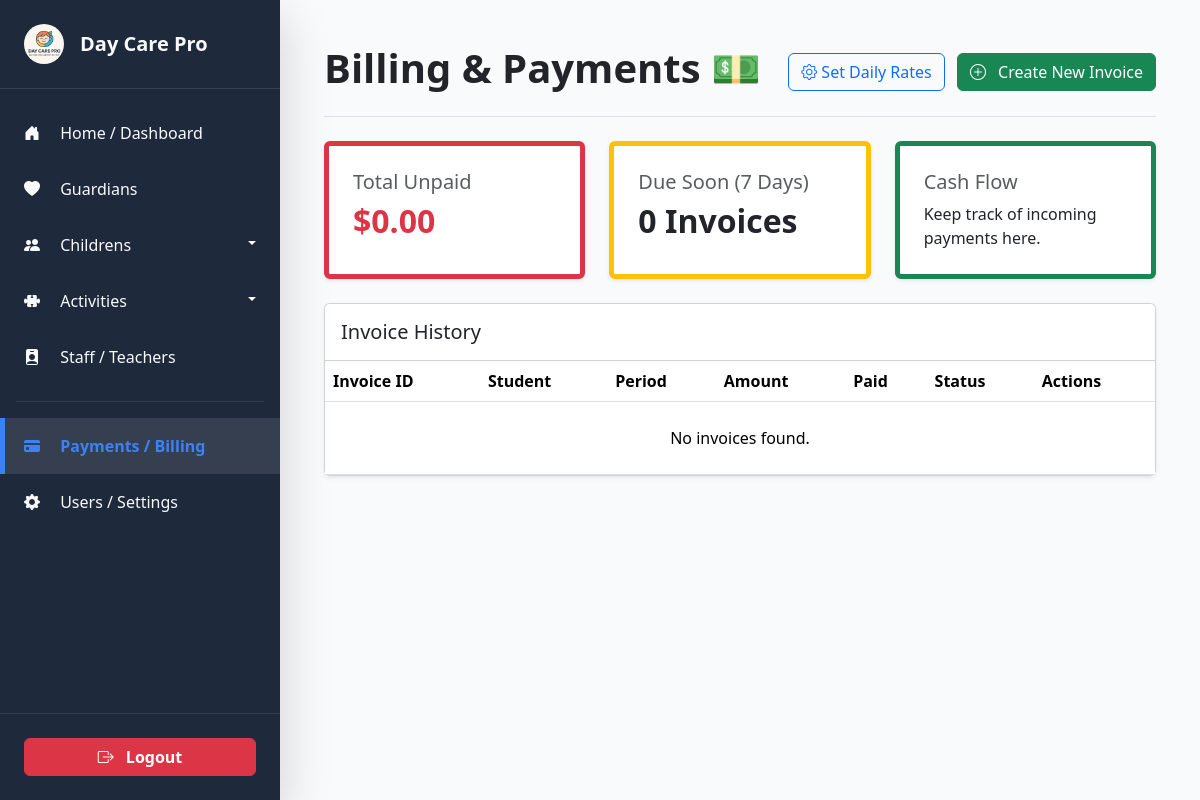
Page /billing/view/ (signed in) on the earlier database version.
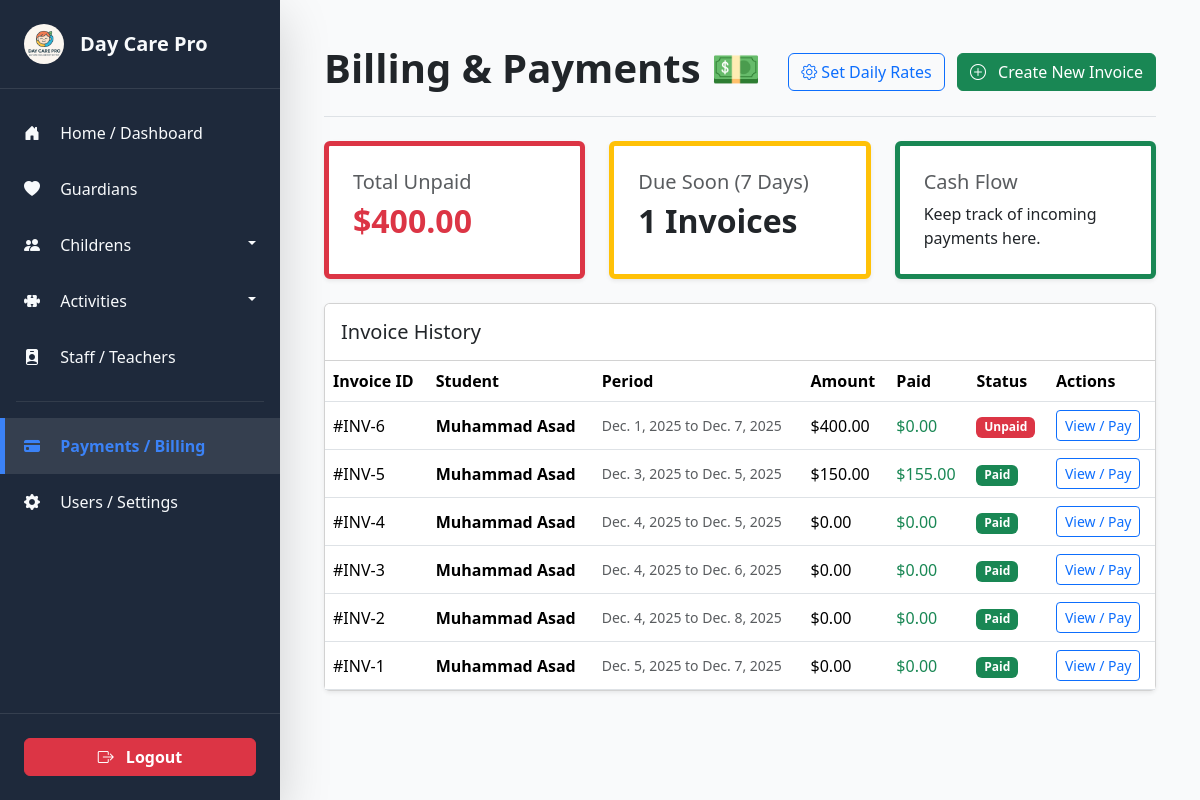
Same page on the later database version.
### billings/models.py (models this page shows, shortened)
class Invoice(models.Model):
    STATUS_CHOICES = [
        ('UNPAID', 'Unpaid'),
        ('PARTIAL', 'Partially Paid'),
        ('PAID', 'Paid'),
    ]
    child = models.ForeignKey(Child, on_delete=models.CASCADE, related_name='invoices')
    created_at = models.DateTimeField(auto_now_add=True)
    due_date = models.DateField()
    period_start = models.DateField(help_text="Billing period start")
    period_end = models.DateField(help_text="Billing period end")
    total_days_present = models.IntegerField(default=0)
    daily_rate_applied = models.DecimalField(max_digits=6, decimal_places=2)
    base_amount = models.DecimalField(max_digits=10, decimal_places=2, help_text="Days * Rate")
    adjustment_amount = models.DecimalField(max_digits=10, decimal_places=2, default=0.00, help_text="Positive for extra charge, Negative for discount")
    adjustment_reason = models.CharField(max_length=255, blank=True, null=True)
    total_amount = models.DecimalField(max_digits=10, decimal_places=2)
    amount_paid = models.DecimalField(max_digits=10, decimal_places=2, default=0.00)
    status = models.CharField(max_length=10, choices=STATUS_CHOICES, default='UNPAID')

### children/models.py (models this page shows, shortened)
class Child(models.Model):
    GENDER_CHOICES = [
        ('Male', 'Male'),
        ('Female', 'Female'),
        ('Other', 'Other'),
    ]
    CLASS_CHOICES = [
        ('Infants', 'Infants'),
        ('Toddlers', 'Toddlers'),
        ('Pre-K', 'Pre-K'),
    ]
    STATUS_CHOICES = [
        ('Active', 'Active'),
        ('Pending', 'Pending'),
        ('Left', 'Left'),
    ]
    default_daily_rate = models.DecimalField(max_digits=6, decimal_places=2, default=0.00, help_text="Standard daily charge for this student")
    guardian = models.ForeignKey(Guardian, on_delete=models.CASCADE, related_name='children')
    full_name = models.CharField(max_length=100)
    dob = models.DateField(verbose_name="Date of Birth")
    gender = models.CharField(max_length=10, choices=GENDER_CHOICES)
    enrollment_class = models.CharField(max_length=20, choices=CLASS_CHOICES)
    start_date = models.DateField(default=timezone.now)
    photo = models.ImageField(upload_to='children/', blank=True, null=True)
    status = models.CharField(max_length=10, choices=STATUS_CHOICES, default='Active')

### billings/views.py (the view)
# urls.py: path('view/', views.billing_view, name='billing_view'),
@login_required
def billing_view(request):
    invoices = Invoice.objects.all().order_by('-created_at')
    total_unpaid = invoices.filter(~Q(status='PAID')).aggregate(
        total=Sum('total_amount') - Sum('amount_paid')
    )['total'] or 0
    due_soon = invoices.filter(
        status='UNPAID',
        due_date__lte=timezone.now().date() + timedelta(days=7)
    ).count()
    context = {
        'invoices': invoices,
        'total_unpaid': total_unpaid,
        'due_soon': due_soon,
        'children': Child.objects.filter(status='Active') # For the create dropdown
    }
    return render(request, 'billings/billing_view.html', context)

### templates/billings/billing_view.html (shortened to what this page needs)
{% extends "base.html" %}
{% load static %}
{% block content %}
<div class="container-fluid py-4">
    <div class="d-flex justify-content-between align-items-center mb-4 border-bottom pb-3">
        <h1 class="fw-bold">Billing & Payments 💵</h1>
        <div>
            <button class="btn btn-outline-primary me-2" data-bs-toggle="modal" data-bs-target="#ratesModal">
                <i class="bi bi-gear"></i> Set Daily Rates
            </button>
            <button class="btn btn-success" data-bs-toggle="modal" data-bs-target="#generateModal">
                <i class="bi bi-plus-circle me-2"></i> Create New Invoice
            </button>
        </div>
    </div>
    <div class="row g-4 mb-4">
        <div class="col-lg-4">
            <div class="card shadow-sm p-4 h-100 border-start border-5 border-danger">
                <h5 class="card-title text-muted">Total Unpaid</h5>
                <h2 class="text-danger fw-bold">${{ total_unpaid|floatformat:2 }}</h2>
            </div>
        </div>
        <div class="col-lg-4">
            <div class="card shadow-sm p-4 h-100 border-start border-5 border-warning">
                <h5 class="card-title text-muted">Due Soon (7 Days)</h5>
                <h2 class="text-dark fw-bold">{{ due_soon }} Invoices</h2>
            </div>
        </div>
        <div class="col-lg-4">
            <div class="card shadow-sm p-4 h-100 border-start border-5 border-success">
                <h5 class="card-title text-muted">Cash Flow</h5>
                <p class="mb-0">Keep track of incoming payments here.</p>
            </div>
        </div>
    </div>
    <div class="card shadow-sm">
        <div class="card-header bg-white py-3">
            <h5 class="mb-0">Invoice History</h5>
        </div>
        <div class="table-responsive">
            <table class="table table-hover align-middle mb-0">
                <thead class="bg-light">
                    <tr>
                        <th>Invoice ID</th>
                        <th>Student</th>
                        <th>Period</th>
                        <th>Amount</th>
                        <th>Paid</th>
                        <th>Status</th>
                        <th>Actions</th>
                    </tr>
                </thead>
                <tbody>
                    {% for inv in invoices %}
                    <tr>
                        <td>#INV-{{ inv.id }}</td>
                        <td class="fw-bold">{{ inv.child.full_name }}</td>
                        <td class="small text-muted">{{ inv.period_start }} to {{ inv.period_end }}</td>
                        <td>${{ inv.total_amount }}</td>
                        <td class="text-success">${{ inv.amount_paid }}</td>
                        <td>
                            {% if inv.status == 'PAID' %}
                                <span class="badge bg-success">Paid</span>
                            {% elif inv.status == 'PARTIAL' %}
                                <span class="badge bg-warning text-dark">Partial</span>
                            {% else %}
                                <span class="badge bg-danger">Unpaid</span>
                            {% endif %}
                        </td>
                        <td>
                            <button class="btn btn-sm btn-outline-primary" onclick="openInvoiceModal({{ inv.id }})">
                                View / Pay
                            </button>
                        </td>
                    </tr>
                    {% empty %}
                    <tr><td colspan="7" class="text-center py-4">No invoices found.</td></tr>
                    {% endfor %}
                </tbody>
            </table>
        </div>
    </div>
</div>
{% endblock %}

### templates/base.html (shortened to what this page needs)
{% load static %}
<!DOCTYPE html>
<html lang="en">
<head>
    <link href="https://cdn.jsdelivr.net/npm/bootstrap@5.3.3/dist/css/bootstrap.min.css" rel="stylesheet">
    <link rel="stylesheet" href="https://cdn.jsdelivr.net/npm/bootstrap-icons@1.11.1/font/bootstrap-icons.css">
</head>
<body>
    <div class="d-flex">
        <div class="sidebar shadow-lg">
            <div class="sidebar-brand">
                <img src="{% static 'images/daycare_logo.png' %}" alt="Logo" class="me-3" style="width: 40px; height: 40px; border-radius: 50%;">
                <h5 class="m-0 fw-bold">Day Care Pro</h5>
            </div>
            <ul class="nav flex-column mt-3 flex-grow-1">
                <li class="nav-item">
                    {% url 'dashboard:index' as dashboard_url %}
                    <a class="nav-link {% if request.path == dashboard_url %}active{% endif %}" href="{{ dashboard_url }}">
                        <i class="bi bi-house-door-fill me-3"></i> Home / Dashboard
                    </a>
                </li>
                <li class="nav-item">
                    {% url 'guardians:guardian_list' as guardians_url %}
                    <a class="nav-link {% if request.path|slice:":10" == '/guardians' %}active{% endif %}" href="{{ guardians_url }}">
                        <i class="bi bi-heart-fill me-3"></i> Guardians
                    </a>
                </li>
                <li class="nav-item">
                    <a class="nav-link dropdown-toggle {% if request.path|slice:":9" == '/children' %}active{% endif %}"
                       href="#"
                       data-bs-toggle="collapse"
                       data-bs-target="#children-submenu"
                       aria-expanded="{% if request.path|slice:":9" == '/children' %}true{% else %}false{% endif %}">
                        <i class="bi bi-people-fill me-3"></i> Childrens
                    </a>
                                {% url 'children:all_students' as all_students_url %}
                                {% url 'children:admission_form' as admission_url %}
                                {% url 'attendance:daily_tracker' as attendance_url %}
                </li>
                <li class="nav-item">
                    <a class="nav-link dropdown-toggle {% if request.path|slice:":11" == '/activities' %}active{% endif %}"
                       href="#"
                       data-bs-toggle="collapse"
                       data-bs-target="#activities-submenu"
                       aria-expanded="{% if request.path|slice:":11" == '/activities' %}true{% else %}false{% endif %}">
                        <i class="bi bi-puzzle-fill me-3"></i> Activities
                    </a>
                                {% url 'activities:schedule_list' as schedule_url %}
                </li>
                <li class="nav-item">
                    <a class="nav-link {% if request.path|slice:":6" == '/staff' %}active{% endif %}" href="{% url 'staff:staff_list' %}">
                        <i class="bi bi-person-badge-fill me-3"></i> Staff / Teachers
                    </a>
                </li>
                <hr class="text-secondary mx-3">
                <li class="nav-item">
                    {% url 'billings:billing_view' as billing_url %}
                    <a class="nav-link {% if request.path|slice:":8" == '/billing' %}active{% endif %}" href="{{ billing_url }}">
                        <i class="bi bi-credit-card-fill me-3"></i> Payments / Billing
                    </a>
                </li>
                <li class="nav-item">
                    {% url 'users:users_list' as user_list %}
                    <a class="nav-link {% if request.path == user_list %}active{% endif %}" href="{{ user_list }}">
                        <i class="bi bi-gear-fill me-3"></i> Users / Settings
                    </a>
                </li>
            </ul>
            <div class="sidebar-footer">
                {% url 'users:user_logout' as logout_url %}
                <a href="{{ logout_url }}" class="btn btn-logout-custom w-100 fw-semibold">
                    <i class="bi bi-box-arrow-right me-2"></i> Logout
                </a>
            </div>
        </div>
        <div class="main-content flex-grow-1">
            <div class="container-fluid">
                {% block content %}{% endblock %}
            </div>
        </div>
    </div>
</body>
</html>

### templates/base.html (style rules this page uses)
:root { --sidebar-width: 280px; --sidebar-bg: #1e293b; --sidebar-color: #f8fafc; --primary-color: #3b82f6; --danger-color: #dc3545; }
.sidebar { width: var(--sidebar-width); background-color: var(--sidebar-bg); color: var(--sidebar-color); position: fixed; top: 0; left: 0; height: 100vh; padding: 0; z-index: 1030; display: flex; flex-direction: column; }
.sidebar .nav-link { color: var(--sidebar-color); padding: 1rem 1.5rem; transition: background-color 0.2s, color 0.2s; }
.sidebar .nav-link:hover, .sidebar .nav-link.active { background-color: rgba(255, 255, 255, 0.1); color: var(--primary-color); border-left: 5px solid var(--primary-color); padding-left: calc(1.5rem - 5px); }
.sidebar .nav-link.active { font-weight: bold; }
.sidebar .dropdown-toggle::after { float: right; margin-top: 0.5em; }
.sidebar-brand { padding: 1.5rem; display: flex; align-items: center; border-bottom: 1px solid rgba(255, 255, 255, 0.1); }
.sidebar-footer { margin-top: auto; padding: 1.5rem; border-top: 1px solid rgba(255, 255, 255, 0.1); }
.btn-logout-custom { background-color: var(--danger-color); border-color: var(--danger-color); color: white; transition: background-color 0.2s; }
.main-content { margin-left: var(--sidebar-width); padding: 20px; min-height: 100vh; background-color: #f9fafb; }

Differences in the rows shown:
added Invoice: id "6", child.full_name "Muhammad Asad", period_start "Dec. 1, 2025", period_end "Dec. 7, 2025", total_amount "400.00", amount_paid "0.00", status "Unpaid"
added Invoice: id "5", child.full_name "Muhammad Asad", period_start "Dec. 3, 2025", period_end "Dec. 5, 2025", total_amount "150.00", amount_paid "155.00", status "Paid"
added Invoice: id "4", child.full_name "Muhammad Asad", period_start "Dec. 4, 2025", period_end "Dec. 5, 2025", total_amount "0.00", amount_paid "0.00", status "Paid"
added Invoice: id "3", child.full_name "Muhammad Asad", period_start "Dec. 4, 2025", period_end "Dec. 6, 2025", total_amount "0.00", amount_paid "0.00", status "Paid"
added Invoice: id "2", child.full_name "Muhammad Asad", period_start "Dec. 4, 2025", period_end "Dec. 8, 2025", total_amount "0.00", amount_paid "0.00", status "Paid"
added Invoice: id "1", child.full_name "Muhammad Asad", period_start "Dec. 5, 2025", period_end "Dec. 7, 2025", total_amount "0.00", amount_paid "0.00", status "Paid"
Other differences:
{{ total_unpaid|floatformat:2 }}: "0.00" → "400.00"
{{ due_soon }}: "0" → "1"
text no longer shown: "No invoices found."
